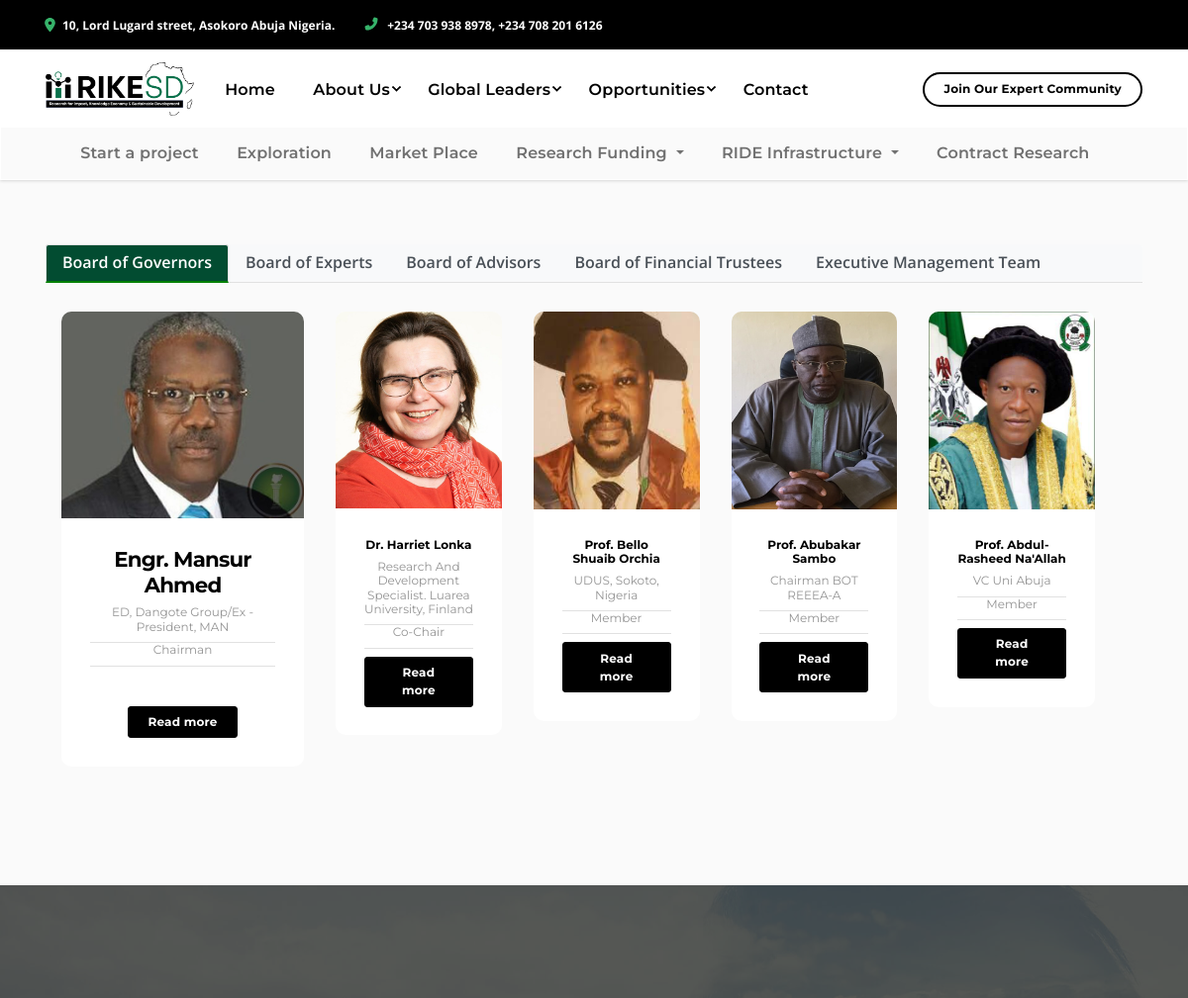
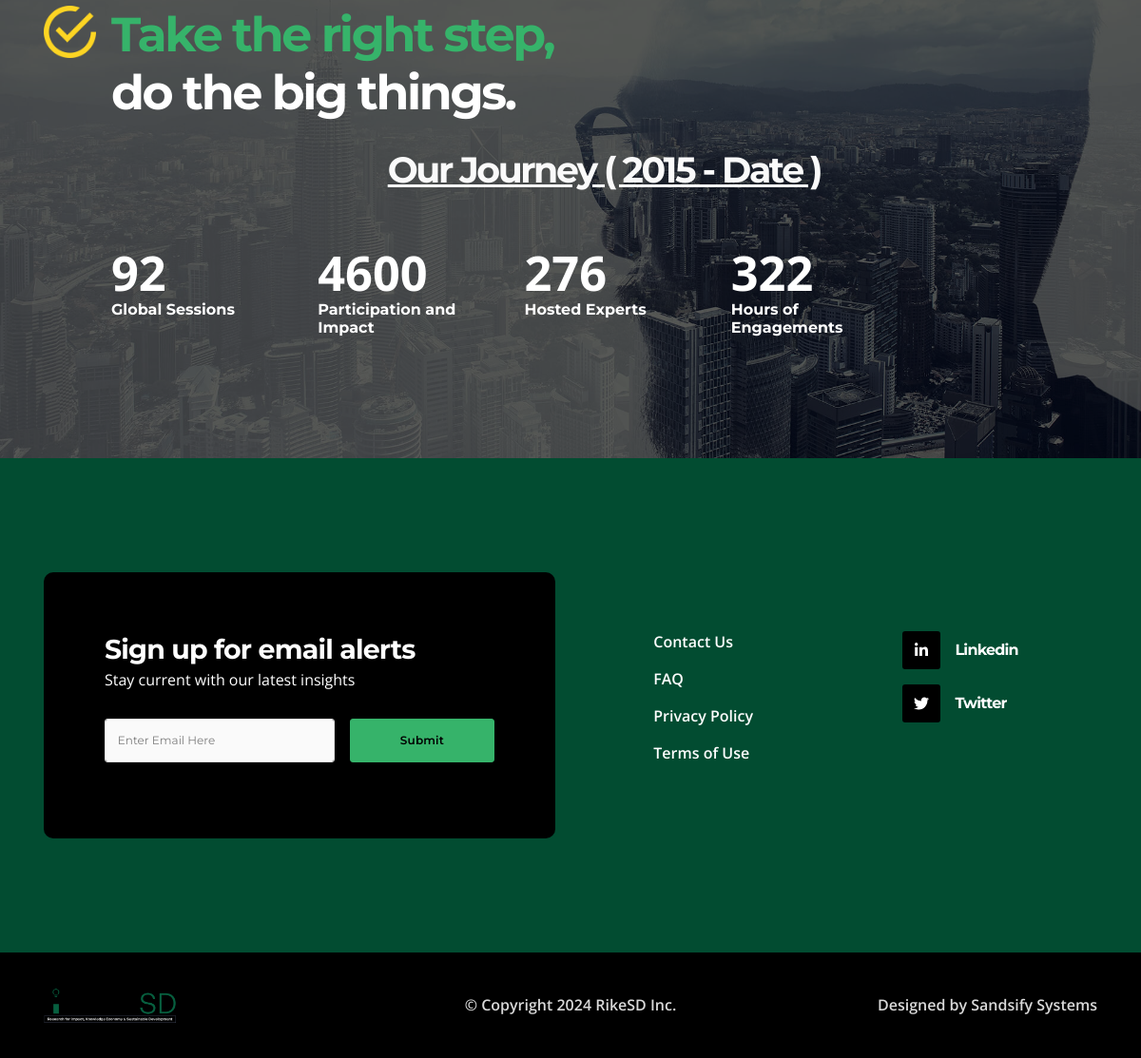
Screenshot of /team/index?tab=1 with the database file from the repository (2 pictures, top to bottom).
### tables this page shows
CREATE TABLE `services` (
  `id` int(11) NOT NULL,
  `item` varchar(255) DEFAULT NULL,
  `class_name` varchar(50) NOT NULL,
  `page` varchar(50) NOT NULL,
  `description` text NOT NULL,
  `category` int(11) NOT NULL,
  `sub_category` int(11) NOT NULL,
  `has_sub` int(11) DEFAULT 1,
  `created_at` timestamp NOT NULL DEFAULT current_timestamp(),
  `deleted` tinyint(1) DEFAULT 0
);

CREATE TABLE `team_category` (
  `id` int(11) NOT NULL,
  `name` varchar(50) NOT NULL,
  `created_at` datetime NOT NULL DEFAULT current_timestamp(),
  `updated_at` varchar(50) NOT NULL,
  `deleted` int(11) NOT NULL
);

CREATE TABLE `team` (
  `id` int(11) NOT NULL,
  `category` int(11) NOT NULL,
  `nda_status` int(11) NOT NULL DEFAULT 1,
  `fullname` varchar(50) NOT NULL,
  `gender` varchar(50) NOT NULL DEFAULT 'male',
  `personality` varchar(250) NOT NULL,
  `position` varchar(50) NOT NULL,
  `head` int(11) NOT NULL DEFAULT 0,
  `email` varchar(50) NOT NULL,
  `phone` varchar(50) NOT NULL,
  `brief_biography` text DEFAULT NULL,
  `linkedIn` varchar(100) NOT NULL,
  `photo` text DEFAULT NULL,
  `created_at` datetime NOT NULL DEFAULT current_timestamp(),
  `updated_at` varchar(50) NOT NULL,
  `deleted` int(11) NOT NULL
);

### private/functions.php (called while the page is built, shortened)
<?php
function url_for_root($script_path) {
  if($script_path[0] != '/') {
    $script_path = "/" . $script_path;
  }
  return WWW_PATH . $script_path;
}
?>

### private/classes/Services.class.php (called while the page is built, shortened)
<?php
class Services extends DatabaseObject
{
    protected static $table_name = "services";
    public static function find_by_category($options=[])
    {
        $category = $options['category'] ?? '';
        $sub_category = $options['sub_category'] ?? '';
        $sql = "SELECT * FROM " . static::$table_name . " ";
        $sql .= "WHERE (deleted IS NULL OR deleted = 0 OR deleted = '') ";
        if ($category) {
          $sql .= " AND category='" . self::$database->escape_string($category) . "'";
        }
        if (isset($sub_category)) {
            $sql .= " AND sub_category='" . self::$database->escape_string($sub_category) . "'";
          }
        $sql .= " ORDER BY id ASC ";
        $obj_array = static::find_by_sql($sql);
        return $obj_array;
    }
}

### private/classes/DatabaseObject.class.php (called while the page is built, shortened)
<?php
class DatabaseObject
{
  static protected $database;
  static protected $table_name = "";
  static public function set_database($database)
  {
    self::$database = $database;
  }
  static public function find_by_sql($sql)
  {
    $result = self::$database->query($sql);
    $object_array = [];
    while ($record = $result->fetch_assoc()) {
      $object_array[] = static::instantiate($record);
    }
    return $object_array;
  }
  static protected function instantiate($record)
  {
    $object = new static;
    foreach ($record as $property => $value) {
      if (property_exists($object, $property)) {
        $object->$property = $value;
      }
    }
    return $object;
  }
  static public function find_by_undeleted($options = [])
  {
    $order = $options['order'] ?? '';
    $sql = "SELECT * FROM " . static::$table_name . " ";
    $sql .= " WHERE (deleted IS NULL OR deleted = 0 OR deleted = '') ";
    if ($order) {
      $sql .= " ORDER BY id " . self::$database->escape_string($order) . " ";
    } else {
      $sql .= " ORDER BY id ASC ";
    }
    return static::find_by_sql($sql);
  }
}
?>

### private/classes/Team.class.php (called while the page is built, shortened)
<?php
class Team extends DatabaseObject
{
    protected static $table_name = "team";
    public static function find_by_category($options = [])
    {
        $nda_status = $options['nda_status'] ?? false;
        $category = $options['category'] ?? false;
        $position = $options['position'] ?? false;
        $head = $options['head'] ?? false;
        $sql = "SELECT * FROM " . static::$table_name . " ";
        $sql .= "WHERE (deleted IS NULL OR deleted = 0 OR deleted = '') ";
        if ($category) {
            $sql .= " AND category='" . self::$database->escape_string($category) . "'";
        }
        if ($nda_status) {
            $sql .= " AND nda_status='" . self::$database->escape_string($nda_status) . "'";
        }
        if (isset($head)) {
            $sql .= " AND head='" . self::$database->escape_string($head) . "'";
        }
        $sql .= " ORDER BY id ASC ";
        $obj_array = static::find_by_sql($sql);
        return $obj_array;
    }
}

### team/index.php (the view, shortened to what this page needs)
<?php require_once('../private/initialize.php');
$page_title = "Our Teams";
$boardList = TeamCategory::find_by_undeleted(['order' => 'ASC']);
$activeTab = isset($_GET['tab']) ? $_GET['tab'] : 0;
$teams = Team::find_by_category([
    'category' => $activeTab, 'nda_status' => 1, 'head' => 1
]);
$members = Team::find_by_category(['category' => $activeTab, 'nda_status' => 1, 'head' => 0]);
?>
<?php include(SHARED_PATH . '/main-header.php'); ?>
<section class="section bg-100">
    <div class="container mt-1">
        <div class="fancy-tab p-0">
            <ul class="nav nav-tabs mb-2" id="myTab" role="tablist">
                <?php foreach ($boardList as $index => $board): ?>
                    <li class="nav-item " >
                        <a class="nav-link <?= $board->id == $activeTab ? 'active' : '' ?>" onclick="changeTab('', <?= $board->id ?>)"><?= $board->name ?></a>
                    </li>
                <?php endforeach; ?>
            </ul>
        </div>
        <div id="content">
            <div class="container">
                <div class="text-center">
                    <div class="row mt-4">
                    <?php foreach ($teams as $key => $value): ?>
                      <div class="col-sm-6 col-lg-3    ">
                          <div class="card h-100">
                                <?php if (empty($value->photo) && $value->gender == 'male'): ?>
                                    <img class="card-img-top img-fluid" src="<?php echo url_for_root('assets/img/leaders/profile-male.jpg') ?>" alt="<?php echo $value->fullname ?>" />
                                <?php elseif (!empty($value->photo) && $value->gender == 'female'): ?>
                                    <img class="card-img-top img-fluid" src="<?php echo url_for_root('assets/img/leaders/profile-woman-1.jpg') ?>" alt="<?php echo $value->fullname ?>" />
                                <?php else: ?>
                                    <img class="card-img-top img-fluid" src="<?php echo url_for_root('assets/img/leaders/'). $value->photo; ?>" alt="<?php echo $value->fullname ?>" />
                                <?php endif; ?>
                                <div class="card-body" data-zanim-timeline="{}" data-zanim-trigger="scroll">
                                    <div class="overflow-hidden">
                                        <h5 data-zanim-xs='{"delay":0}'><?php echo $value->fullname ?></h5>
                                    </div>
                                    <div class="overflow-hidden ">
                                        <h6 class="fw-normal text-500" data-zanim-xs='{"delay":0.1}'><?php echo $value->personality ?></h6>
                                    </div>
                                    <div class="overflow-hidden border-top border-bottom">
                                        <h6 class="fw-normal text-500" data-zanim-xs='{"delay":0.1}'><?php echo $value->position ?></h6>
                                    </div>
                                    <div class="overflow-hidden">
                                        <p class="py-3 mb-0 line-clamp" data-zanim-xs='{"delay":0.2}'>
                                        </p>
                                    </div>
                                    <div class="btn-group mt-2">
                                        <a href="<?php echo url_for_root('team/profile?id='. $value->id) ?>" class="btn btn-sm btn-primary">Read more</a>
                                    </div>
                                </div>
                            </div>
                      </div>
                    <?php endforeach; ?>
                      <div class="col-sm-6 col-lg-9 row">
                        <?php foreach ($members as $key => $value): ?>
                            <div class="col-sm-6 col-lg-3   mb-2  ">
                              <div  class="card">
                                <?php if (empty($value->photo) && $value->gender == 'male'): ?>
                                    <img class="card-img-top img-fluid sub-img" src="<?php echo url_for_root('assets/img/leaders/profile-male.jpg') ?>" alt="<?php echo $value->fullname ?>" />
                                <?php elseif (empty($value->photo) && $value->gender == 'female'): ?>
                                    <img class="card-img-top img-fluid sub-img" src="<?php echo url_for_root('assets/img/leaders/female.png') ?>" alt="<?php echo $value->fullname ?>" />
                                <?php else: ?>
                                    <img class="card-img-top img-fluid sub-img" src="<?php echo url_for_root('assets/img/leaders/'). $value->photo; ?>" alt="<?php echo $value->fullname ?>" />
                                <?php endif; ?>
                                    <div class="card-body" data-zanim-timeline="{}" data-zanim-trigger="scroll">
                                        <div class="">
                                            <h6 data-zanim-xs='{"delay":0}'><?php echo $value->fullname ?></h6>
                                        </div>
                                        <div class=" ">
                                            <h6 class="fw-normal text-500" data-zanim-xs='{"delay":0.1}'><?php echo $value->personality ?></h6>
                                        </div>
                                        <div class="my-2 border-top border-bottom">
                                            <h6 class="fw-normal text-500" data-zanim-xs='{"delay":0.1}'><?php echo $value->position ?></h6>
                                        </div>
                                        <div class="">
                                            <a href="<?php echo url_for_root('team/profile?id='. $value->id) ?>" class="btn btn-sm btn-primary">Read more</a>
                                        </div>
                                    </div>
                                </div>
                            </div>
                       <?php endforeach; ?>
                      </div>
                    </div>
                    </div>
                </div>
            </div>
        </div>
</section>
    <?php include(SHARED_PATH . '/main-footer.php'); ?>

### private/shared/main-header.php (shortened to what this page needs)
<!DOCTYPE html>
<html lang="en-US" dir="ltr">
<head>
  <link href="<?php echo url_for_root('vendors/swiper/swiper-bundle.min.css ') ?>" rel="stylesheet">
  <link href="<?php echo url_for_root('vendors/hamburgers/hamburgers.min.css ') ?>" rel="stylesheet">
  <link href="<?php echo url_for_root('vendors/loaders.css/loaders.min.css ') ?>" rel="stylesheet">
  <link href="<?php echo url_for_root('assets/css/theme.min.css ') ?>" rel="stylesheet" />
  <link href="<?php echo url_for_root('assets/css/user.min.css ') ?>" rel="stylesheet" />
  <link href="https://cdn.jsdelivr.net/npm/select2@4.1.0-rc.0/dist/css/select2.min.css" rel="stylesheet" />
  <link href="
      https://cdn.jsdelivr.net/npm/sweetalert2@11.7/dist/sweetalert2.min.css
      " rel="stylesheet">
</head>
<body>
  <div class="bg-primary py-3 d-none d-sm-block text-white fw-bold ">
    <div class="container">
      <div class="row align-items-center gx-4">
        <div class="col-auto d-none d-lg-block fs--1"><span class="fas fa-map-marker-alt text-success me-2"
            data-fa-transform="grow-3"></span>10, Lord Lugard street, Asokoro Abuja Nigeria. </div>
        <div class="col-auto"><span class="fas fa-phone-alt text-success" data-fa-transform="shrink-3"></span><a
            class="ms-2 fs--1 d-inline text-white fw-bold" href="tel:2123865575">+234 703 938 8978, +234 708 201
            6126</a></div>
      </div>
    </div>
  </div>
  <?php if ($page_title != '404'): ?>
    <div class="sticky-top navbar-RikeSD">
      <div class="container">
        <nav class="navbar navbar-expand-lg">
          <a class="navbar-brand" href="<?php echo url_for_root('/home') ?>">
            <img src="<?php echo url_for_root('assets/img/logo-dark.png') ?>" width="150" width="150" alt="logo" />
          </a>
          <div class="collapse navbar-collapse" id="primaryNavbarCollapse">
            <ul class="navbar-nav py-3 py-lg-0 mt-1 mb-2 my-lg-0 ms-lg-n1">
              <li class="nav-item dropdown">
                <a class="nav-link <?php echo $page_title == 'Home' ? 'active' : '' ?>"
                  href="<?php echo url_for_root('/home') ?>">Home</a>
              </li>
              <li class="nav-item dropdown">
                <a class="nav-link <?php echo $page_title == 'About' ? 'active' : '' ?>  dropdown-toggle dropdown-indicator"
                  href="JavaScript:void(0)" role="button" data-bs-toggle="dropdown" aria-expanded="false">About Us</a>
              </li>
              <li class="nav-item dropdown"><a
                  class="nav-link <?php echo $page_title == 'Global Leaders' ? 'active' : '' ?> dropdown-toggle dropdown-indicator"
                  href="JavaScript:void(0)" role="button" data-bs-toggle="dropdown" aria-expanded="false">Global
                  Leaders</a>
              </li>
              <li class="nav-item dropdown"><a
                  class="nav-link <?php echo $page_title == '' ? 'active' : '' ?> dropdown-toggle dropdown-indicator"
                  href="JavaScript:void(0)" role="button" data-bs-toggle="dropdown"
                  aria-expanded="false">Opportunities</a>
              </li>
              <li class="nav-item dropdown"><a
                  class="nav-link <?php echo $page_title == 'Science to Business' ? 'active' : '' ?>"
                  href="<?php echo url_for_root('contact') ?>" role="button">Contact</a></li>
            </ul><a
              class="btn btn-outline-primary rounded-pill btn-sm border-2 d-block d-lg-inline-block ms-auto my-3 my-lg-0"
              href="<?php echo url_for_root('/') ?>" target="_blank">Join Our Expert Community</a>
          </div>
        </nav>
      </div>
      <div class="container-fluid bg-light">
        <div class="container ">
          <nav class="navbar navbar-expand-lg navbar-light">
            <div class="container">
              <div class="collapse navbar-collapse" id="navbarNav">
                <ul class="navbar-nav">
                  <?php foreach (Services::find_by_category(['category' => '2', 'sub_category' => 0]) as $key => $value): ?>
                    <?php if ($value->sub_category == 0 && $value->has_sub == 1) { ?>
                      <li class="nav-item dropdown">
                        <a class="nav-link <?php echo $page_title == $value->item ? 'active' : '' ?> dropdown-toggle" href="#"
                          id="navbarDropdown" role="button" data-bs-toggle="dropdown" aria-expanded="false">
                          <?= $value->item ?>
                        </a>
                      </li>
                    <?php } else { ?>
                      <li class="nav-item">
                        <a class="nav-link <?php echo $page_title == $value->item ? 'active' : '' ?>"
                          href="<?php echo url_for_root($value->page . '?tab=' . $value->id) ?>">
                          <?php echo $value->item; ?></a>
                      </li>
                    <?php } ?>
                  <?php endforeach ?>
                </ul>
              </div>
            </div>
          </nav>
        </div>
      </div>
    </div>
  <?php endif ?>
  <main class="main" id="top">

### team/index.php (style rules this page uses)
.line-clamp { -webkit-line-clamp: 4 !important; -webkit-box-orient: vertical !important; overflow: hidden !important; display: -webkit-box; }
@media (min-width: 768px) { .sub-img { width: 318px !important; height: 200px !important; } }

### private/shared/main-header.php (style rules this page uses)
.nav-item>.active { color: green; border-bottom: 2px solid green !important }

### rows the page displays
services: item "Start a project"
services: item "Exploration"
services: item "Market Place"
services: item "Research Funding"
services: item "RIDE Infrastructure"
services: item "Contract Research"
team_category: name "Board of Governors"
team_category: name "Board of Experts"
team_category: name "Board of Advisors"
team_category: name "Board of Financial Trustees"
team_category: name "Executive Management Team"
team: photo (picture), fullname "Engr. Mansur Ahmed", personality "ED, Dangote Group/Ex - President, MAN", position "Chairman"
team: photo (picture), fullname "Dr. Harriet Lonka", personality "Research And Development Specialist. Luarea University, Finland", position "Co-Chair"
team: photo (picture), fullname "Prof. Bello Shuaib Orchia", personality "UDUS, Sokoto, Nigeria", position "Member"
team: photo (picture), fullname "Prof. Abubakar Sambo", personality "Chairman BOT REEEA-A", position "Member"
team: photo (picture), fullname "Prof. Abdul-Rasheed Na'Allah", personality "VC Uni Abuja", position "Member"
